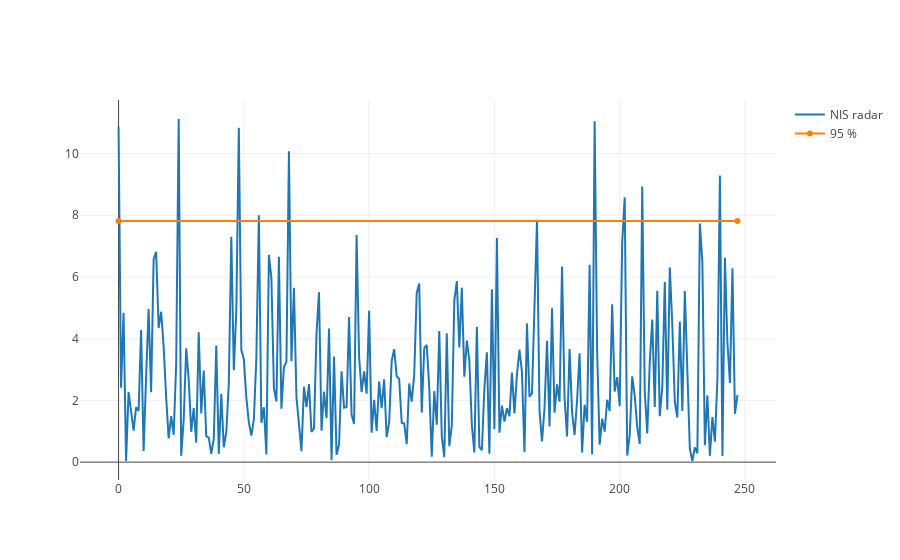

Notebook cell for this chart:
### Code cell
# plot nis_radar

t = list(range(0,nis_radar.size))
trace0 = Scatter(
    x=t,
    y=nis_radar,
    name = 'NIS radar'
)

trace1= Scatter(
    x=[t[0], t[-1]],
    y=[7.815, 7.815],
    name = '95 %',
)

data = [trace0, trace1]
fig = Figure(data=data)
iplot(fig, filename= 'nis-radar')

### Figure 1 — Plotly figure (JSON) as saved in the notebook; plotly's stock layout.template omitted (floating-point values rounded to 4 significant figures; data arrays with more than 128 entries replaced by an {"elided": "..."} marker saying what was removed)
{"data": [{"name": "NIS radar", "type": "scatter", "x": {"elided": "248 int values"}, "y": {"elided": "248 float values"}}, {"name": "95 %", "type": "scatter", "x": [0, 247], "y": [7.815, 7.815]}], "layout": {}}
